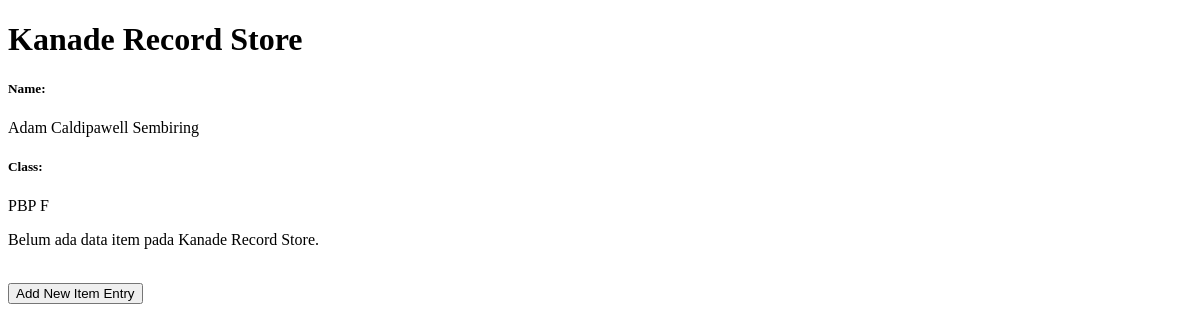
The app's page /, older data.
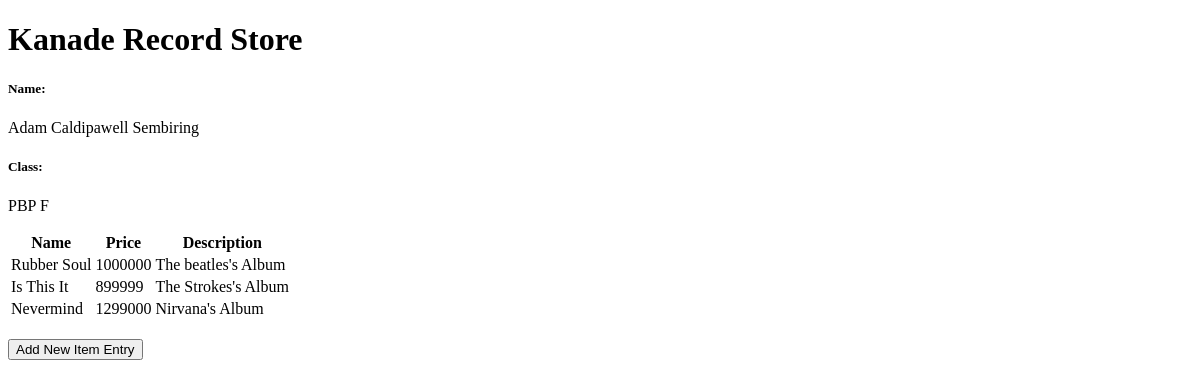
The same page, newer data.
### main/models.py (models this page shows)
class Item(models.Model):
    id = models.UUIDField(primary_key=True, default=uuid.uuid4, editable=False)
    name = models.CharField(max_length=255)
    price = models.IntegerField(default=0)
    description = models.TextField(default="")

### main/views.py (the view)
# urls.py: path('', show_main, name='show_main'),
def show_main(request):
    items = Item.objects.all()
    context = {
        'name' : 'Adam Caldipawell Sembiring',
        'class' : 'PBP F',
        'items' : items,
    }
    return render(request, "main.html", context)

### main/templates/main.html (shortened to what this page needs)
{% extends 'base.html' %}
{% block content %}
<h1>Kanade Record Store</h1>
<h5>Name:</h5>
<p>{{ name }}</p>
<h5>Class:</h5>
<p>{{ class }}</p>
{% if not items %}
<p>Belum ada data item pada Kanade Record Store.</p>
{% else %}
<table>
  <tr>
    <th>Name</th>
    <th>Price</th>
    <th>Description</th>
  </tr>
  {% for item in items %}
  <tr>
    <td>{{item.name}}</td>
    <td>{{item.price}}</td>
    <td>{{item.description}}</td>
  </tr>
  {% endfor %}
</table>
{% endif %}
<br />
<a href="{% url 'main:create_item_entry' %}">
  <button>Add New Item Entry</button>
</a>
{% endblock content %}

### templates/base.html (shortened to what this page needs)
{% load static %}
<!DOCTYPE html>
<html lang="en">
  <head>
  </head>
  <body>
    {% block content %} {% endblock content %}
  </body>
</html>

Row changes from the older to the newer data that the page shows:
added Item: name "Rubber Soul", price "1000000", description "The beatles's Album"
added Item: name "Is This It", price "899999", description "The Strokes's Album"
added Item: name "Nevermind", price "1299000", description "Nirvana's Album"
Text that changed along with them:
text no longer shown: "Belum ada data item pada Kanade Record Store."
text now shown: "Name Price Description"
